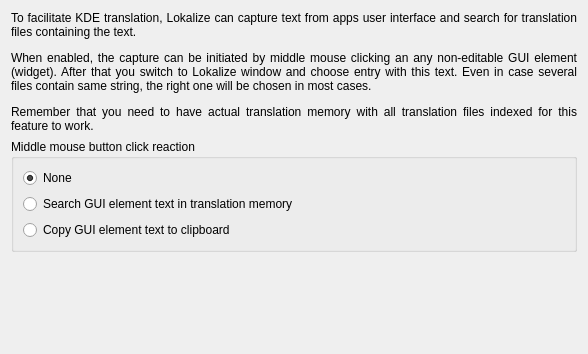
<ui version="4.0" >
 <class>Form</class>
 <widget class="QWidget" name="Form" >
  <property name="geometry" >
   <rect>
    <x>0</x>
    <y>0</y>
    <width>588</width>
    <height>354</height>
   </rect>
  </property>
  <layout class="QVBoxLayout" name="verticalLayout_2" >
   <item>
    <widget class="QLabel" name="label" >
     <property name="sizePolicy" >
      <sizepolicy vsizetype="Minimum" hsizetype="Minimum" >
       <horstretch>0</horstretch>
       <verstretch>0</verstretch>
      </sizepolicy>
     </property>
     <property name="text" >
      <string>&lt;!DOCTYPE HTML PUBLIC "-//W3C//DTD HTML 4.0//EN" "http://www.w3.org/TR/REC-html40/strict.dtd">
&lt;html>&lt;head>&lt;meta name="qrichtext" content="1" />&lt;style type="text/css">
p, li { white-space: pre-wrap; }
&lt;/style>&lt;/head>&lt;body>
&lt;p align="justify">To facilitate KDE translation, Lokalize can capture text from apps user interface and search for translation files containing the text.&lt;/p>
&lt;p align="justify">When enabled, the capture can be initiated by middle mouse clicking an any non-editable GUI element (widget). After that you switch to Lokalize window and choose entry with this text. Even in case several files contain same string, the right one will be chosen in most cases.&lt;/p>
&lt;p align="justify">Remember that you need to have actual translation memory with all translation files indexed for this feature to work.&lt;/p>&lt;/body>&lt;/html></string>
     </property>
     <property name="wordWrap" >
      <bool>true</bool>
     </property>
    </widget>
   </item>
   <item>
    <widget class="QGroupBox" name="groupBox" >
     <property name="sizePolicy" >
      <sizepolicy vsizetype="Minimum" hsizetype="Preferred" >
       <horstretch>0</horstretch>
       <verstretch>0</verstretch>
      </sizepolicy>
     </property>
     <property name="title" >
      <string>Middle mouse button click reaction</string>
     </property>
     <layout class="QVBoxLayout" name="verticalLayout" >
      <item>
       <widget class="QRadioButton" name="none" >
        <property name="text" >
         <string>None</string>
        </property>
        <property name="checked" >
         <bool>true</bool>
        </property>
       </widget>
      </item>
      <item>
       <widget class="QRadioButton" name="search" >
        <property name="text" >
         <string>Search GUI element text in translation memory</string>
        </property>
       </widget>
      </item>
      <item>
       <widget class="QRadioButton" name="clipboard" >
        <property name="text" >
         <string>Copy GUI element text to clipboard</string>
        </property>
       </widget>
      </item>
     </layout>
    </widget>
   </item>
   <item>
    <spacer name="verticalSpacer" >
     <property name="orientation" >
      <enum>Qt::Vertical</enum>
     </property>
     <property name="sizeHint" stdset="0" >
      <size>
       <width>20</width>
       <height>40</height>
      </size>
     </property>
    </spacer>
   </item>
  </layout>
 </widget>
 <resources/>
 <connections/>
</ui>
